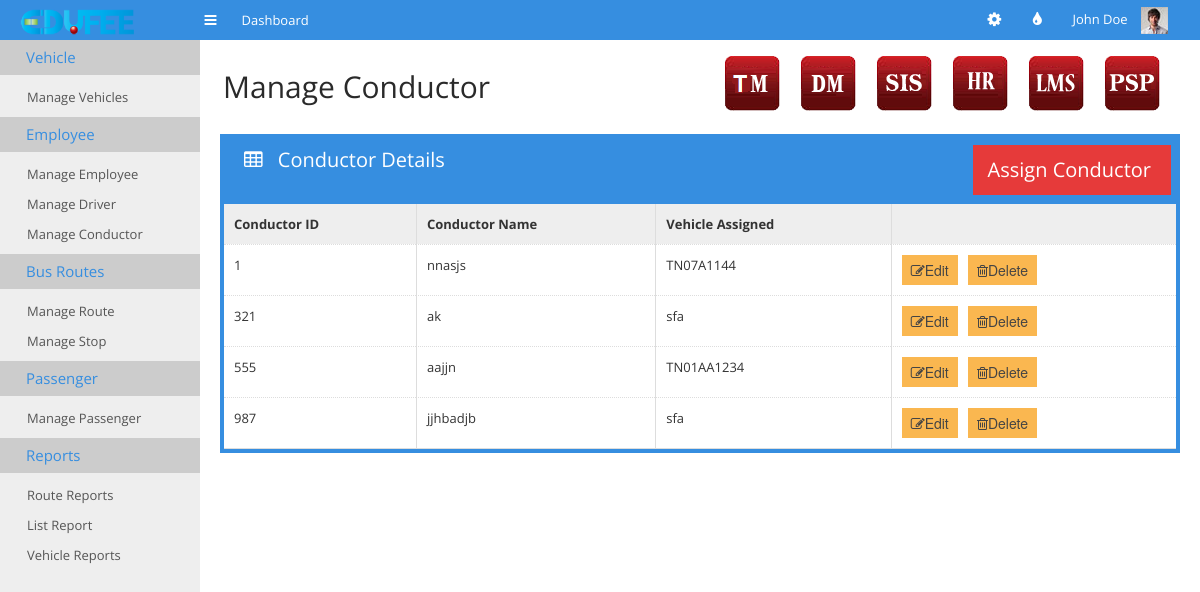
/tm-manage-conductor.php, run on an earlier commit of the app's database.
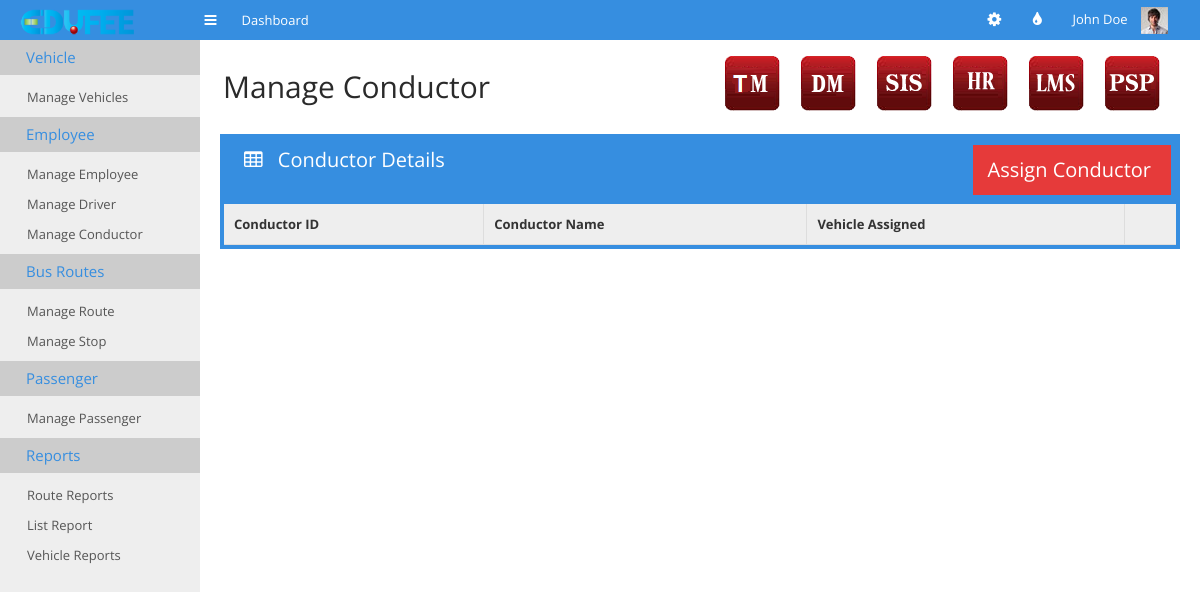
And on a later commit of the database.
### tables this page shows
CREATE TABLE IF NOT EXISTS `tm_employee` (
  `institute_id` int(11) NOT NULL,
  `id` int(11) NOT NULL,
  `role` text,
  `name` text,
  `license_number` text,
  `expiry` date DEFAULT NULL,
  `employee_status` text,
  `verification` text,
  `vehicle` text,
  PRIMARY KEY (`id`)
);

### tm-manage-conductor.php (the view, shortened to what the changed rows need)
<!doctype html>
<html>
<head>
    <link rel="stylesheet" href="css/bootstrap.min.css">
    <link rel="stylesheet" href="css/bootstrap-responsive.min.css">
    <link rel="stylesheet" href="css/plugins/jquery-ui/smoothness/jquery-ui.css">
    <link rel="stylesheet" href="css/plugins/jquery-ui/smoothness/jquery.ui.theme.css">
    <link rel="stylesheet" href="css/style.css">
    <link rel="stylesheet" href="css/themes.css">
</head>
<body>
<div class="container-fluid" id="content">
    <div id="main">
        <div class="container-fluid">
            <div class="page-header">
                <div class="pull-left">
                    <h1>Manage Conductor</h1>
                </div>
            </div>
            <div class="row-fluid">
                <div class="span12">
                    <div class="box box-color box-bordered">
                        <div class="box-content nopadding">
                            <table class="table table-hover table-nomargin table-bordered">
                                <thead>
                                <tr>
                                    <th>Conductor ID</th>
                                    <th>Conductor Name</th>
                                    <th class='hidden-350'>Vehicle Assigned</th>
                                    <th></th>
                                </tr>
                                </thead>
                                <tbody>
                                <?php
                                require_once "datas.php";
                                $dbconnection = connectSQL($dbdetails);
                                if(mysqli_connect_errno())
                                {
                                    echo "db_connection_fail";
                                }
                                else
                                {
                                    $sql="select * from tm_employee WHERE (role='conductor' or role='dirverconductor') and not vehicle is NULL ";
                                    $result=mysqli_query($dbconnection,$sql);
                                    while($row=mysqli_fetch_array($result))
                                    {
                                        echo '<tr><td>'.$row['id'].'</td><td>'.$row['name'].'</td><td class="hidden-350">'
                                            .$row['vehicle'].'</td><td><button class="edit btn btn-warning" value="'.$row['id']
                                            .'"><i class="icon-edit"></i>Edit</button><span>&nbsp&nbsp</span>
                                            <button class="delete btn btn-warning" value="'.$row['id']."`".$row['vehicle']
                                            .'"><i class="icon-trash"></i>Delete</button></td></tr>';
                                    }
                                }
                                ?>
                                </tbody>
                            </table>
                        </div>
                    </div>
                </div>
            </div>
        </div>
    </div>
</body>
</html>

What changed in the data, as far as the page shows it:
removed tm_employee: id "1", name "nnasjs", vehicle "TN07A1144"
removed tm_employee: id "321", name "ak", vehicle "sfa"
removed tm_employee: id "555", name "aajjn", vehicle "TN01AA1234"
removed tm_employee: id "987", name "jjhbadjb", vehicle "sfa"
